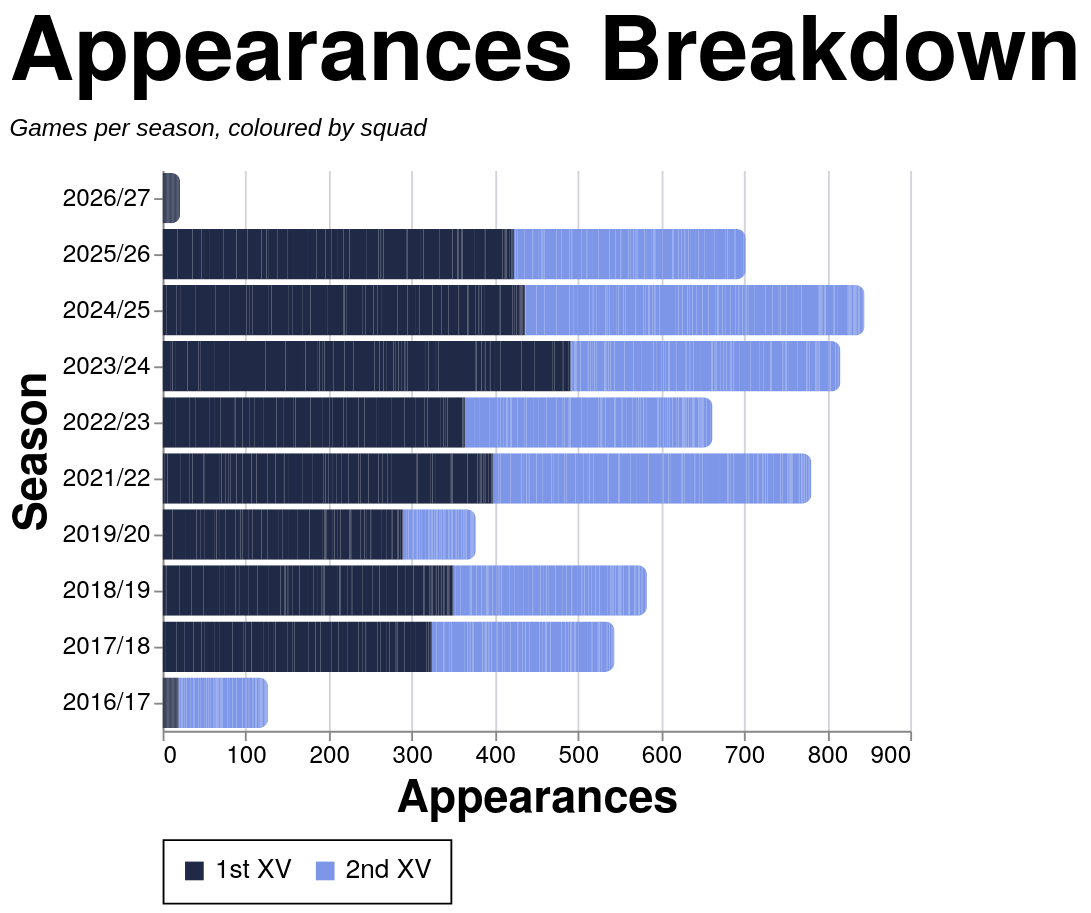

Vega-Lite specification for this chart:
### Vega-Lite specification from a JSON file in a GitHub repository (floating-point values rounded to 4 significant figures; data arrays with more than 128 entries replaced by an {"elided": "..."} marker saying what was removed)
{"config": {"axis": {"labelFont": "PT Sans Narrow, Helvetica Neue, Helvetica, Arial, sans-serif", "titleFont": "PT Sans Narrow, Helvetica Neue, Helvetica, Arial, sans-serif", "labelFontSize": 13, "titleFontSize": 24, "gridColor": "#202947", "gridOpacity": 0.2, "zindex": 1}, "text": {"font": "Lato, sans-serif"}, "bar": {"cornerRadiusEnd": 5}, "header": {"labelFont": "PT Sans Narrow, Helvetica Neue, Helvetica, Arial, sans-serif", "titleFont": "PT Sans Narrow, Helvetica Neue, Helvetica, Arial, sans-serif", "labelFontSize": 24, "titleFontSize": 28, "labelFontWeight": "bold", "orient": "left"}, "legend": {"labelFont": "PT Sans Narrow, Helvetica Neue, Helvetica, Arial, sans-serif", "titleFont": "PT Sans Narrow, Helvetica Neue, Helvetica, Arial, sans-serif", "labelFontSize": 14, "titleFontSize": 16, "titlePadding": 5, "fillColor": "white", "strokeColor": "black", "padding": 10, "titleFontWeight": "lighter", "titleFontStyle": "italic", "titleColor": "gray", "offset": 10}, "title": {"font": "PT Sans Narrow, Helvetica Neue, Helvetica, Arial, sans-serif", "fontSize": 48, "fontWeight": "bold", "anchor": "start", "align": "center", "titlePadding": 20, "subtitlePadding": 10, "subtitleFontSize": 13, "subtitleColor": "", "subtitleFontStyle": "italic", "offset": 15, "color": "black"}, "axisX": {"labelAngle": 0}, "facet": {"title": null, "header": null, "align": {"row": "each", "column": "each"}, "spacing": 10}, "resolve": {"scale": {"y": "independent", "facet": "independent"}}, "background": "transparent", "scale": {"offsetBandPaddingOuter": 0.2, "offsetBandPaddingInner": 0.1}, "view": {"stroke": null, "background": "transparent"}}, "data": {"name": "data-357b3a0270b3de33fb0df0a8f4df9a80"}, "mark": {"type": "bar"}, "encoding": {"color": {"field": "color_value", "legend": {"orient": "bottom", "title": null}, "scale": {"domain": ["1st XV", "2nd XV"], "range": ["#202946", "#7d96e8"]}, "sort": {"field": "sum(apps)", "op": "sum", "order": "descending"}, "type": "nominal"}, "tooltip": [{"field": "player", "title": "Player", "type": "nominal"}, {"field": "season", "title": "Season", "type": "nominal"}, {"field": "color_value", "title": "Group", "type": "nominal"}, {"aggregate": "sum", "field": "apps", "title": "Appearances", "type": "quantitative"}], "x": {"aggregate": "sum", "field": "apps", "title": "Appearances", "type": "quantitative"}, "y": {"field": "season", "sort": {"field": "season_sort", "op": "max", "order": "descending"}, "title": "Season", "type": "nominal"}}, "height": {"step": 30}, "title": {"text": "Appearances Breakdown", "subtitle": "Games per season, coloured by squad"}, "width": 400, "$schema": "https://vega.github.io/schema/vega-lite/v5.20.1.json", "datasets": {"data-357b3a0270b3de33fb0df0a8f4df9a80": {"elided": "2530 records"}}}
